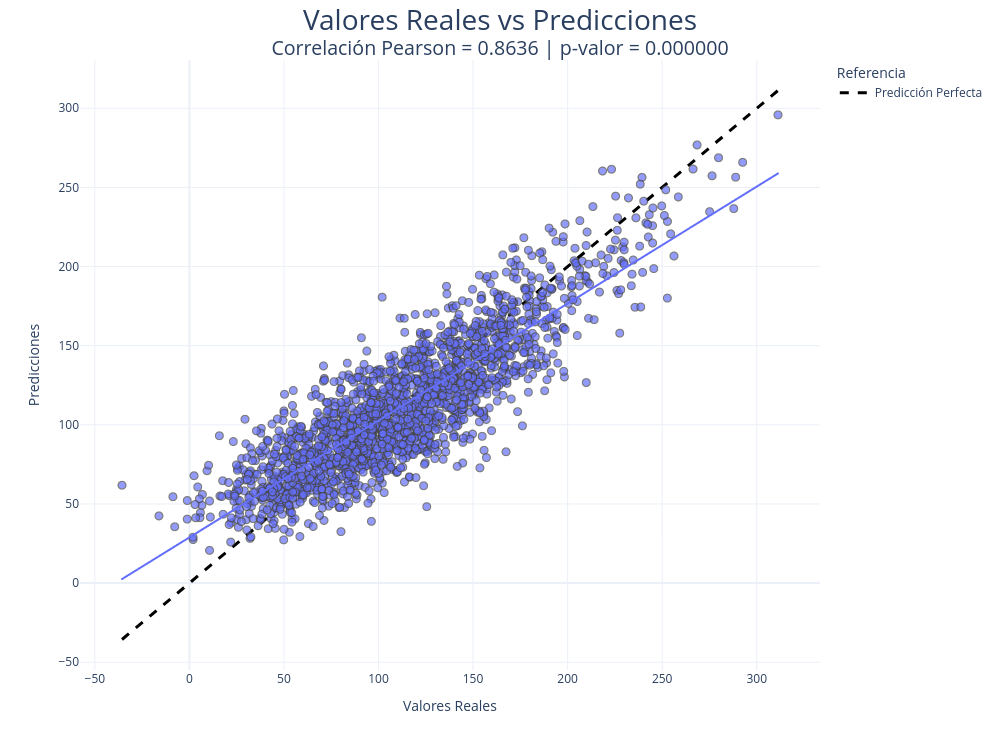

The notebook cell this image was saved under:
### Code cell
# ====================== #
# 10.2. REAL VS PREDICHO #
# ====================== #
from scipy.stats import pearsonr

# CORRELACIÓN
r,p = pearsonr(
    df_resultados["y_real"],
    df_resultados["y_pred"]
)

# SCATTER INTERACTIVO
fig = px.scatter(
    df_resultados,
    x="y_real",
    y="y_pred",
    opacity=0.70,
    trendline="ols"
)

# LÍNEA IDEAL
min_val = min(
    df_resultados["y_real"].min(),
    df_resultados["y_pred"].min()
)

max_val = max(
    df_resultados["y_real"].max(),
    df_resultados["y_pred"].max()
)

fig.add_trace(

    go.Scatter(
        x=[min_val,max_val],
        y=[min_val,max_val],
        mode='lines',
        name='Predicción Perfecta',
        line=dict(
            dash='dash',
            width=3,
            color='black'
        ),
        hovertemplate=
        '<b>Línea Ideal</b><extra></extra>'
    )

)

#=====================================#
# LAYOUT
#=====================================#

fig.update_layout(
    template='plotly_white',
    title={
        'text':
        'Valores Reales vs Predicciones'
        f'<br><sup>Correlación Pearson = {r:.4f} | p-valor = {p:.6f}</sup>',
        'x':0.5,
        'font':{'size':28}
    },
    xaxis_title='Valores Reales',
    yaxis_title='Predicciones',
    width=1000,
    height=750,
    legend_title='Referencia'
)

#=====================================#
# HOVER
#=====================================#

fig.update_traces(
    selector=dict(mode='markers'),
    marker=dict(
        size=8,
        line=dict(width=1)
    ),
    hovertemplate=
    '<b>Valor Real</b>: %{x:.2f}<br>' +
    '<b>Predicción</b>: %{y:.2f}<extra></extra>'
)

fig.show()

### Figure 1 — Plotly figure (JSON) as saved in the notebook; plotly's stock layout.template omitted (floating-point values rounded to 4 significant figures; data arrays with more than 128 entries replaced by an {"elided": "..."} marker saying what was removed)
{"data": [{"hovertemplate": "<b>Valor Real</b>: %{x:.2f}<br><b>Predicción</b>: %{y:.2f}<extra></extra>", "legendgroup": "", "marker": {"color": "#636efa", "line": {"width": 1}, "opacity": 0.7, "size": 8, "symbol": "circle"}, "mode": "markers", "name": "", "showlegend": false, "type": "scattergl", "x": {"elided": "2000 float values"}, "xaxis": "x", "y": {"elided": "2000 float values"}, "yaxis": "y"}, {"hovertemplate": "<b>OLS trendline</b><br>y_pred = 0.738823 * y_real + 28.8792<br>R<sup>2</sup>=0.745748<br><br>y_real=%{x}<br>y_pred=%{y} <b>(trend)</b><extra></extra>", "legendgroup": "", "marker": {"color": "#636efa", "symbol": "circle"}, "mode": "lines", "name": "", "showlegend": false, "type": "scattergl", "x": {"elided": "2000 float values"}, "xaxis": "x", "y": {"elided": "2000 float values"}, "yaxis": "y"}, {"hovertemplate": "<b>Línea Ideal</b><extra></extra>", "line": {"color": "black", "dash": "dash", "width": 3}, "mode": "lines", "name": "Predicción Perfecta", "type": "scatter", "x": [-35.63, 311.2], "y": [-35.63, 311.2]}], "layout": {"height": 750, "legend": {"title": {"text": "Referencia"}, "tracegroupgap": 0}, "margin": {"t": 60}, "title": {"font": {"size": 28}, "text": "Valores Reales vs Predicciones<br><sup>Correlación Pearson = 0.8636 | p-valor = 0.000000</sup>", "x": 0.5}, "width": 1000, "xaxis": {"anchor": "y", "domain": [0, 1], "title": {"text": "Valores Reales"}}, "yaxis": {"anchor": "x", "domain": [0, 1], "title": {"text": "Predicciones"}}}}
